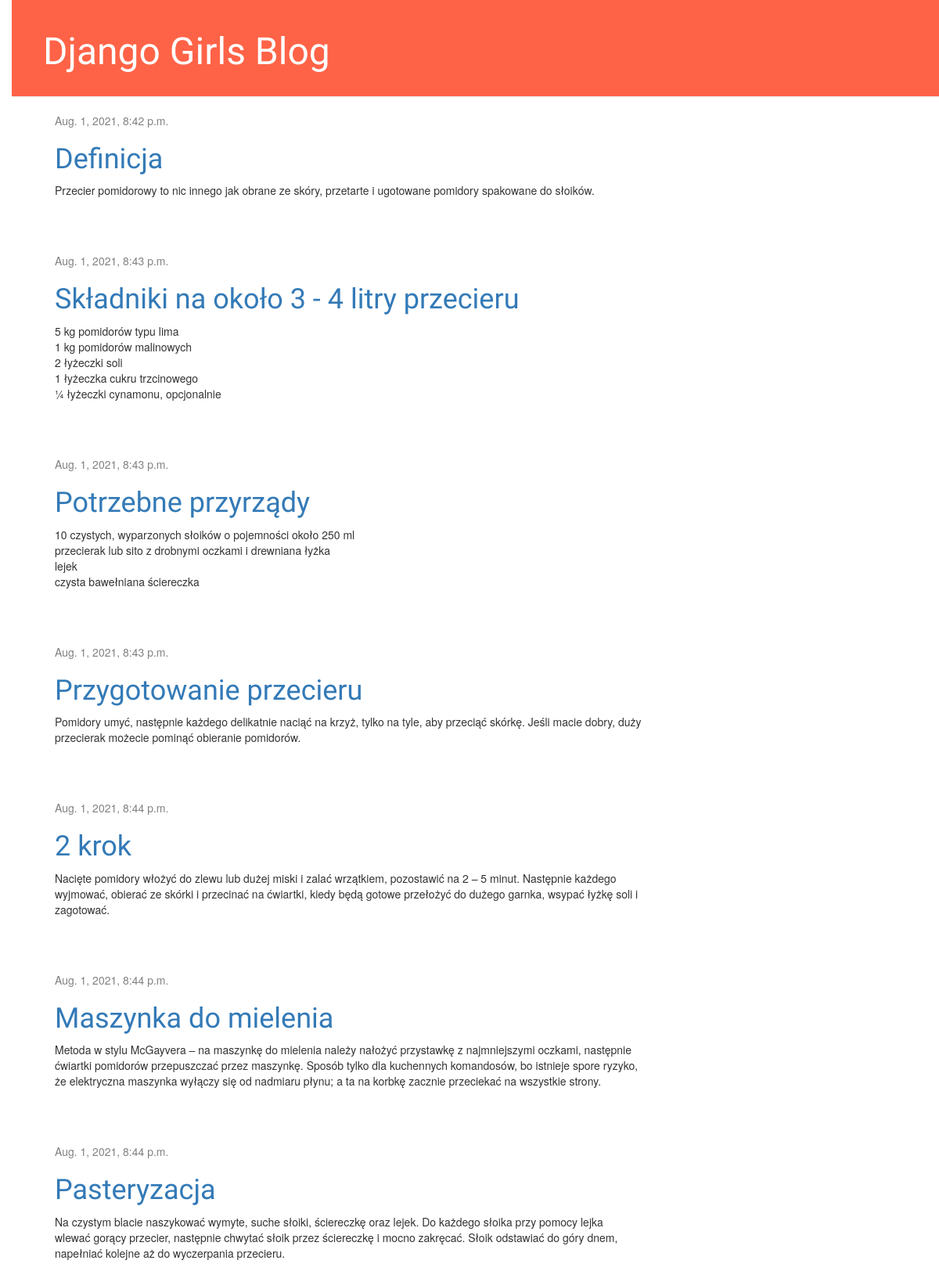
The app's page /, older data.
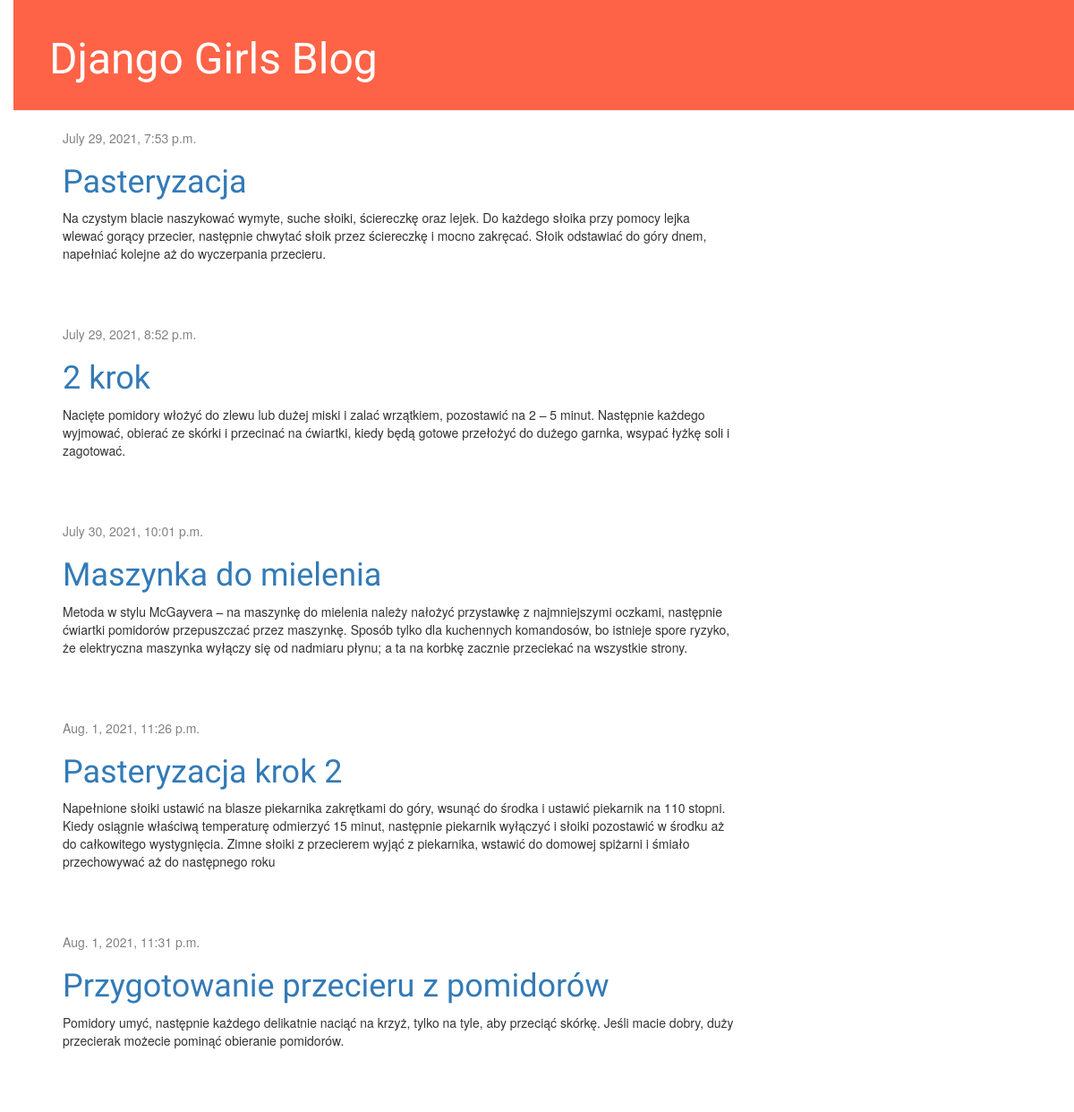
The same page, newer data.
### blog/models.py (models this page shows, shortened)
class Post(models.Model):
    author = models.ForeignKey('auth.User', on_delete=models.CASCADE)
    title = models.CharField(max_length=200)
    text = models.TextField()
    created_date = models.DateTimeField(
            default=timezone.now)
    published_date = models.DateTimeField(
            blank=True, null=True)

### blog/views.py (the view)
# urls.py: path('', views.post_list, name='post_list'),
def post_list(request):
    posts = Post.objects.filter(published_date__lte=timezone.now()).order_by('published_date')
    return render(request, 'blog/post_list.html', {'posts': posts})

### blog/templates/blog/post_list.html
{% extends 'blog/base.html' %}
{% block content %}
    {% for post in posts %}
        <div class="post">
            <div class="date">
                {{ post.published_date }}
            </div>
            <h1><a href="{% url 'post_detail' pk=post.pk %}">{{ post.title }}</a></h1>
            <p>{{ post.text|linebreaksbr }}</p>
        </div>
    {% endfor %}
{% endblock %}

Row changes from the older to the newer data that the page shows:
removed Post: published_date "Aug. 1, 2021, 8:42 p.m.", title "Definicja", text "Przecier pomidorowy to nic innego jak obrane ze skóry, przetarte i ugotowane pomidory spakowane do słoików."
no longer on this page (row edited): Post: published_date "Aug. 1, 2021, 8:43 p.m.", title "Składniki na około 3 - 4 litry przecieru", text "5 kg pomidorów typu lima 1 kg pomidorów malinowych 2 łyżeczki soli 1 łyżeczka cukru trzcinowego ¼ łyżeczki cynamonu, opcjonalnie"
no longer on this page (row edited): Post: published_date "Aug. 1, 2021, 8:43 p.m.", title "Potrzebne przyrządy", text "10 czystych, wyparzonych słoików o pojemności około 250 ml przecierak lub sito z drobnymi oczkami i drewniana łyżka lejek czysta bawełniana ściereczka"
changed Post "Pasteryzacja": published_date "Aug. 1, 2021, 8:44 p.m." → "July 29, 2021, 7:53 p.m."; moves up the list
changed Post "2 krok": published_date "Aug. 1, 2021, 8:44 p.m." → "July 29, 2021, 8:52 p.m."
changed Post "Maszynka do mielenia": published_date "Aug. 1, 2021, 8:44 p.m." → "July 30, 2021, 10:01 p.m."
added Post: published_date "Aug. 1, 2021, 11:26 p.m.", title "Pasteryzacja krok 2", text "Napełnione słoiki ustawić na blasze piekarnika zakrętkami do góry, wsunąć do środka i ustawić piekarnik na 110 stopni. Kiedy osiągnie właściwą temperaturę odmierzyć 15 minut, następnie piekarnik wyłączyć i słoiki pozostawić w środku aż do całkowitego wystygnięcia. Zimne słoiki z przecierem wyjąć z piekarnika, wstawić do domowej spiżarni i śmiało przechowywać aż do następnego roku"
changed Post: published_date "Aug. 1, 2021, 8:43 p.m." → "Aug. 1, 2021, 11:31 p.m."; title "Przygotowanie przecieru" → "Przygotowanie przecieru z pomidorów"; moves down the list
